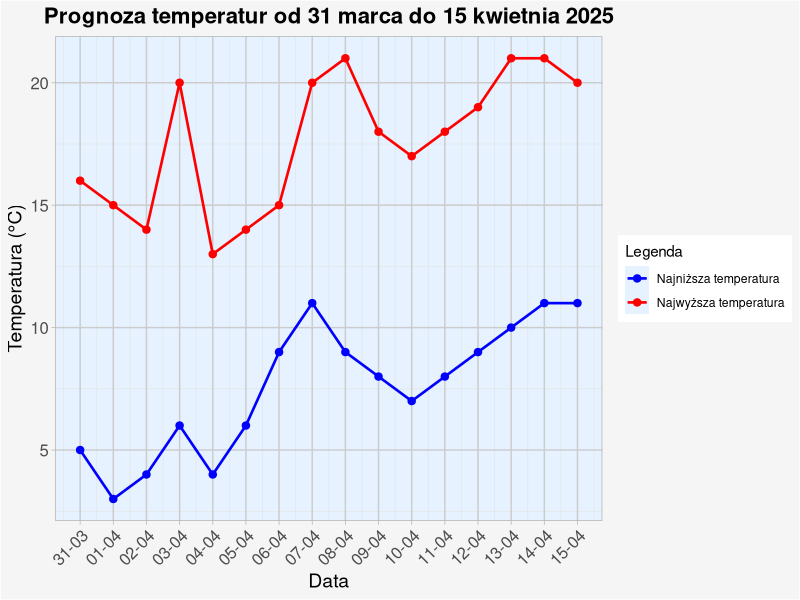

Write R code to recreate this figure.
library(dplyr)
library(ggplot2)
library(scales) 

# 1) Aktualna kolorystyka oraz zastosowana czcionka wykresu znacząco utrudniają odczyt. 
# Wartości na osi Y są przedstawione w zielonym kolorze, co zmniejsza ich czytelność. 
# Dodatkowo, liczby naniesione bezpośrednio przy każdym słupku są zbędne — przy odpowiednio zaprojektowanym 
# wykresie użytkownik powinien móc samodzielnie i intuicyjnie odczytać wartości.

# 2) Typ wykresu, biorąc pod uwagę tytuł, nie ułatwia interpretacji danych. Brakuje także legendy, 
# przez co nie wiadomo, co przedstawiają poszczególne słupki i wartości obok nich. Może to prowadzić do 
# błędnej interpretacji (np. mylne założenie, że wykres pokazuje temperatury dzienne i nocne, co jest często 
# przedstawiane w prognozach pogody). Wykres powinien "sam mówić za siebie" co jest na nim przedstawione, a nie że
# użytkownik musi się domyślać.

#http://www.pogoda-dlugoterminowa.info.pl/moduly,aktualnosci-1,87.html



najnizsza_temperatura = c(5, 3, 4, 6, 4, 6, 9, 11, 9, 8, 7, 8, 9, 10, 11, 11)
najwyzsza_temperatura = c(16, 15, 14, 20, 13, 14, 15, 20, 21, 18, 17, 18, 19, 21, 21, 20)
daty = seq(as.Date("2025-03-31"), as.Date("2025-04-15"), by = "day")

prognoza_pogody = data.frame(dzien = daty,
           najnizsza_temperatura = najnizsza_temperatura,
           najwyzsza_temperatura = najwyzsza_temperatura)


prognoza_pogody %>% 
  ggplot(aes(x = dzien)) +
  geom_line(aes(y = najwyzsza_temperatura, color = "Najwyższa temperatura"), size = 0.9) +
  geom_point(aes(y = najwyzsza_temperatura, color = "Najwyższa temperatura"), size = 2.2) +
  geom_line(aes(y = najnizsza_temperatura, color = "Najniższa temperatura"), size = 0.9) +
  geom_point(aes(y = najnizsza_temperatura, color = "Najniższa temperatura"), size = 2.2) +
  scale_x_date(date_breaks = "1 day", date_labels = "%d-%m") +
  scale_color_manual(
    values = c(
      "Najniższa temperatura" = "blue",
      "Najwyższa temperatura" = "red"
       )) +
  labs(title = "Prognoza temperatur od 31 marca do 15 kwietnia 2025",
    x = "Data",
    y = "Temperatura (°C)",
    color = "Legenda") +
  theme_light() +  
  theme(
    panel.background = element_rect(fill = "#e6f2ff"),   
    plot.background = element_rect(fill = "#f5f5f5"),
    panel.grid.major = element_line(color = "gray80", size = 0.5),
    panel.grid.minor = element_line(color = "gray90", size = 0.25),
    axis.text.x = element_text(angle = 45, hjust = 1, size = 12),
    axis.text.y = element_text(size = 12),
    axis.title = element_text(size = 14),
    plot.title = element_text(size = 16, face = "bold", hjust = 0.5))


#Wykres jest lepszy od poprzedniego, ponieważ dzięki ujednoliconej czcionce i minimalistycznej kolorystyce jest graficznie łatwiejszy do odczytu.
#Użytkownik już na pierwszy rzut oka rozumie przekaz wykresu i może szybko ocenić, jak będą zmieniać się najwyższe oraz najniższe temperatury w 
#ciągu kolejnych 16 dni dzięki przedstawieniu wykresu w postaci liniowego.
